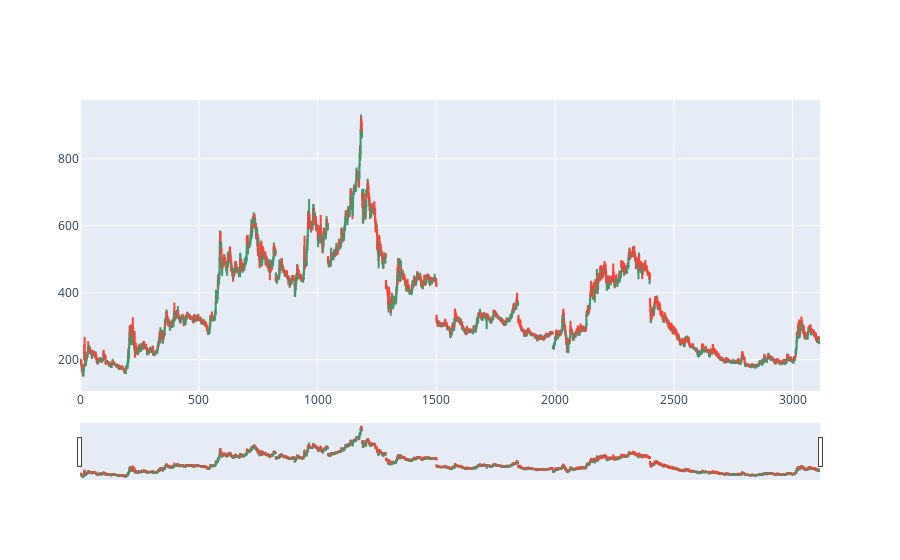

Source (notebook cell):
### Code cell
# Plotly Candlestick Chart with Indicators
fig = go.Figure()

# Candlestick
fig.add_trace(go.Candlestick(
    x=data.index,
    open=data['open'],
    high=data['high'],
    low=data['low'],
    close=data['close'],
    name='Candlestick'
))

### Figure 1 — Plotly figure (JSON) as saved in the notebook; plotly's stock layout.template omitted (floating-point values rounded to 4 significant figures; data arrays with more than 128 entries replaced by an {"elided": "..."} marker saying what was removed)
{"data": [{"close": {"elided": "3116 float values"}, "high": {"elided": "3116 float values"}, "low": {"elided": "3116 float values"}, "name": "Candlestick", "open": {"elided": "3116 float values"}, "type": "candlestick", "x": {"elided": "3116 int values"}}], "layout": {}}
